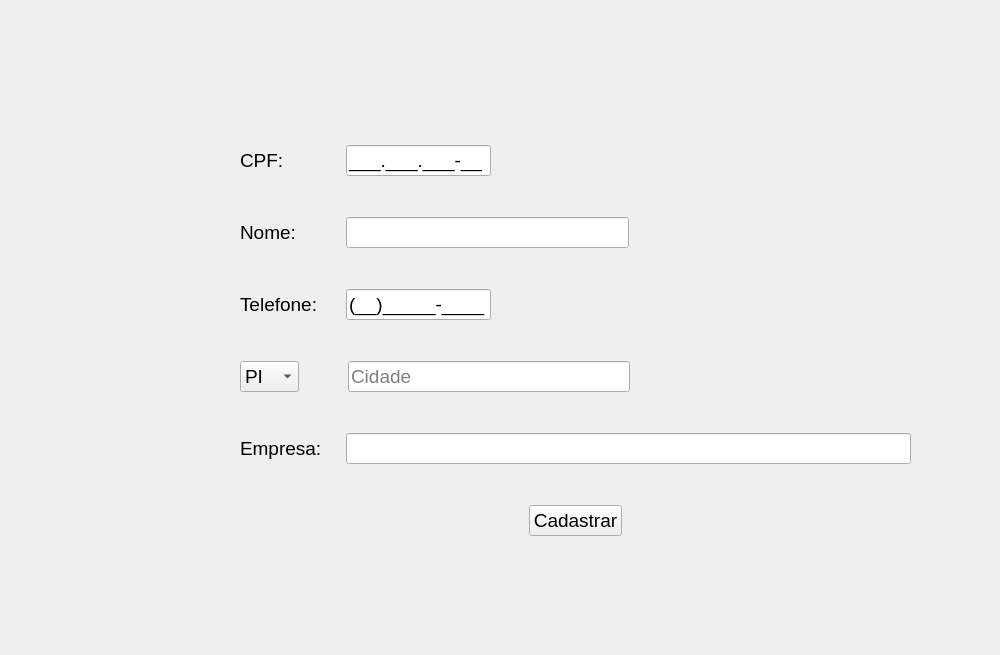
<?xml version="1.0" encoding="UTF-8"?>
<ui version="4.0">
 <class>Frame</class>
 <widget class="QFrame" name="Frame">
  <property name="geometry">
   <rect>
    <x>0</x>
    <y>0</y>
    <width>1000</width>
    <height>655</height>
   </rect>
  </property>
  <property name="windowTitle">
   <string>Frame</string>
  </property>
  <widget class="QWidget" name="">
   <property name="geometry">
    <rect>
     <x>240</x>
     <y>110</y>
     <width>671</width>
     <height>461</height>
    </rect>
   </property>
   <layout class="QVBoxLayout" name="verticalLayout">
    <item>
     <layout class="QHBoxLayout" name="horizontalLayout">
      <property name="sizeConstraint">
       <enum>QLayout::SizeConstraint::SetDefaultConstraint</enum>
      </property>
      <item>
       <widget class="QLabel" name="label_cpf">
        <property name="minimumSize">
         <size>
          <width>100</width>
          <height>0</height>
         </size>
        </property>
        <property name="maximumSize">
         <size>
          <width>100</width>
          <height>16777215</height>
         </size>
        </property>
        <property name="font">
         <font>
          <pointsize>14</pointsize>
         </font>
        </property>
        <property name="text">
         <string>CPF:</string>
        </property>
        <property name="alignment">
         <set>Qt::AlignmentFlag::AlignLeading|Qt::AlignmentFlag::AlignLeft|Qt::AlignmentFlag::AlignVCenter</set>
        </property>
       </widget>
      </item>
      <item>
       <widget class="QLineEdit" name="lineEdit">
        <property name="minimumSize">
         <size>
          <width>0</width>
          <height>30</height>
         </size>
        </property>
        <property name="maximumSize">
         <size>
          <width>145</width>
          <height>16777215</height>
         </size>
        </property>
        <property name="font">
         <font>
          <pointsize>14</pointsize>
         </font>
        </property>
        <property name="inputMask">
         <string>000.000.000-00;_</string>
        </property>
        <property name="text">
         <string>..-</string>
        </property>
        <property name="alignment">
         <set>Qt::AlignmentFlag::AlignLeading|Qt::AlignmentFlag::AlignLeft|Qt::AlignmentFlag::AlignVCenter</set>
        </property>
       </widget>
      </item>
      <item>
       <spacer name="horizontalSpacer_cpf">
        <property name="orientation">
         <enum>Qt::Orientation::Horizontal</enum>
        </property>
        <property name="sizeHint" stdset="0">
         <size>
          <width>40</width>
          <height>20</height>
         </size>
        </property>
       </spacer>
      </item>
     </layout>
    </item>
    <item>
     <layout class="QHBoxLayout" name="horizontalLayout_2">
      <item>
       <widget class="QLabel" name="label_nome">
        <property name="minimumSize">
         <size>
          <width>100</width>
          <height>0</height>
         </size>
        </property>
        <property name="maximumSize">
         <size>
          <width>100</width>
          <height>16777215</height>
         </size>
        </property>
        <property name="font">
         <font>
          <pointsize>14</pointsize>
         </font>
        </property>
        <property name="text">
         <string>Nome:</string>
        </property>
       </widget>
      </item>
      <item>
       <widget class="QLineEdit" name="lineEdit_2">
        <property name="minimumSize">
         <size>
          <width>0</width>
          <height>30</height>
         </size>
        </property>
        <property name="maximumSize">
         <size>
          <width>400</width>
          <height>16777215</height>
         </size>
        </property>
        <property name="font">
         <font>
          <pointsize>14</pointsize>
         </font>
        </property>
       </widget>
      </item>
      <item>
       <spacer name="horizontalSpacer_nome">
        <property name="orientation">
         <enum>Qt::Orientation::Horizontal</enum>
        </property>
        <property name="sizeHint" stdset="0">
         <size>
          <width>40</width>
          <height>20</height>
         </size>
        </property>
       </spacer>
      </item>
     </layout>
    </item>
    <item>
     <layout class="QHBoxLayout" name="horizontalLayout_3">
      <item>
       <widget class="QLabel" name="label_telefone">
        <property name="minimumSize">
         <size>
          <width>100</width>
          <height>0</height>
         </size>
        </property>
        <property name="maximumSize">
         <size>
          <width>100</width>
          <height>16777215</height>
         </size>
        </property>
        <property name="font">
         <font>
          <pointsize>14</pointsize>
         </font>
        </property>
        <property name="text">
         <string>Telefone:</string>
        </property>
       </widget>
      </item>
      <item>
       <widget class="QLineEdit" name="lineEdit_3">
        <property name="minimumSize">
         <size>
          <width>0</width>
          <height>30</height>
         </size>
        </property>
        <property name="maximumSize">
         <size>
          <width>145</width>
          <height>16777215</height>
         </size>
        </property>
        <property name="font">
         <font>
          <pointsize>14</pointsize>
          <bold>false</bold>
         </font>
        </property>
        <property name="inputMask">
         <string>(00)00000-0000;_</string>
        </property>
        <property name="cursorPosition">
         <number>0</number>
        </property>
        <property name="cursorMoveStyle">
         <enum>Qt::CursorMoveStyle::LogicalMoveStyle</enum>
        </property>
       </widget>
      </item>
      <item>
       <spacer name="horizontalSpacer_telefone">
        <property name="orientation">
         <enum>Qt::Orientation::Horizontal</enum>
        </property>
        <property name="sizeHint" stdset="0">
         <size>
          <width>40</width>
          <height>20</height>
         </size>
        </property>
       </spacer>
      </item>
     </layout>
    </item>
    <item>
     <layout class="QHBoxLayout" name="horizontalLayout_6">
      <item>
       <widget class="QComboBox" name="comboBox">
        <property name="font">
         <font>
          <pointsize>14</pointsize>
         </font>
        </property>
        <item>
         <property name="text">
          <string>PI</string>
         </property>
        </item>
        <item>
         <property name="text">
          <string>MA</string>
         </property>
        </item>
        <item>
         <property name="text">
          <string>CE</string>
         </property>
        </item>
        <item>
         <property name="text">
          <string>TO</string>
         </property>
        </item>
        <item>
         <property name="text">
          <string>PA</string>
         </property>
        </item>
        <item>
         <property name="text">
          <string>PR</string>
         </property>
        </item>
        <item>
         <property name="text">
          <string>BA</string>
         </property>
        </item>
        <item>
         <property name="text">
          <string>PB</string>
         </property>
        </item>
        <item>
         <property name="text">
          <string>SP</string>
         </property>
        </item>
        <item>
         <property name="text">
          <string>RJ</string>
         </property>
        </item>
        <item>
         <property name="text">
          <string>GO</string>
         </property>
        </item>
        <item>
         <property name="text">
          <string>DF</string>
         </property>
        </item>
        <item>
         <property name="text">
          <string>--</string>
         </property>
        </item>
       </widget>
      </item>
      <item>
       <widget class="QLabel" name="label_2">
        <property name="minimumSize">
         <size>
          <width>24</width>
          <height>0</height>
         </size>
        </property>
        <property name="text">
         <string/>
        </property>
       </widget>
      </item>
      <item>
       <widget class="QLabel" name="label">
        <property name="text">
         <string/>
        </property>
       </widget>
      </item>
      <item>
       <widget class="QLineEdit" name="lineEdit_5">
        <property name="minimumSize">
         <size>
          <width>150</width>
          <height>0</height>
         </size>
        </property>
        <property name="font">
         <font>
          <pointsize>14</pointsize>
         </font>
        </property>
        <property name="inputMask">
         <string/>
        </property>
        <property name="placeholderText">
         <string>Cidade</string>
        </property>
       </widget>
      </item>
      <item>
       <spacer name="horizontalSpacer_endereco">
        <property name="orientation">
         <enum>Qt::Orientation::Horizontal</enum>
        </property>
        <property name="sizeHint" stdset="0">
         <size>
          <width>40</width>
          <height>20</height>
         </size>
        </property>
       </spacer>
      </item>
     </layout>
    </item>
    <item>
     <layout class="QHBoxLayout" name="horizontalLayout_4">
      <item>
       <widget class="QLabel" name="label_4">
        <property name="minimumSize">
         <size>
          <width>100</width>
          <height>0</height>
         </size>
        </property>
        <property name="font">
         <font>
          <pointsize>14</pointsize>
         </font>
        </property>
        <property name="text">
         <string>Empresa:</string>
        </property>
       </widget>
      </item>
      <item>
       <widget class="QLineEdit" name="lineEdit_4">
        <property name="minimumSize">
         <size>
          <width>0</width>
          <height>30</height>
         </size>
        </property>
        <property name="font">
         <font>
          <pointsize>14</pointsize>
         </font>
        </property>
       </widget>
      </item>
     </layout>
    </item>
    <item>
     <layout class="QHBoxLayout" name="horizontalLayout_5">
      <item>
       <spacer name="horizontalSpacer_lbutton">
        <property name="orientation">
         <enum>Qt::Orientation::Horizontal</enum>
        </property>
        <property name="sizeHint" stdset="0">
         <size>
          <width>40</width>
          <height>20</height>
         </size>
        </property>
       </spacer>
      </item>
      <item>
       <widget class="QPushButton" name="pushButton">
        <property name="font">
         <font>
          <pointsize>14</pointsize>
         </font>
        </property>
        <property name="text">
         <string>Cadastrar</string>
        </property>
       </widget>
      </item>
      <item>
       <spacer name="horizontalSpacer_4">
        <property name="orientation">
         <enum>Qt::Orientation::Horizontal</enum>
        </property>
        <property name="sizeHint" stdset="0">
         <size>
          <width>40</width>
          <height>20</height>
         </size>
        </property>
       </spacer>
      </item>
     </layout>
    </item>
   </layout>
  </widget>
 </widget>
 <resources/>
 <connections/>
</ui>
